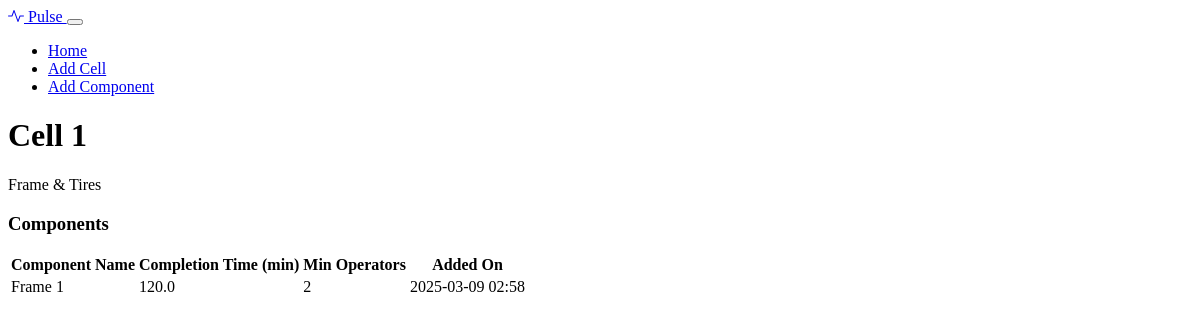
Screenshot of /view/1 with the database file from the repository.
### models.py (models this page shows)
class ProductionCell(db.Model):
    id = db.Column(db.Integer, primary_key=True)
    name = db.Column(db.String(100), nullable=False, unique=True)
    description = db.Column(db.Text)
    created_at = db.Column(db.DateTime, default=datetime.utcnow)
    components = db.relationship('Component', backref='cell', lazy=True)

class Component(db.Model):
    id = db.Column(db.Integer, primary_key=True)
    name = db.Column(db.String(100), nullable=False)
    cell_id = db.Column(db.Integer, db.ForeignKey('production_cell.id'), nullable=False)
    completion_time = db.Column(db.Float, nullable=False)  # Time in minutes
    min_operators = db.Column(db.Integer, nullable=False)
    created_at = db.Column(db.DateTime, default=datetime.utcnow)

### routes.py (the view)
@app.route('/view/<int:cell_id>')
def view_cell(cell_id):
    cell = ProductionCell.query.get_or_404(cell_id)
    logger.debug(f"Retrieved cell {cell_id} with {len(cell.components)} components")
    return render_template('view_data.html', cell=cell)

### templates/view_data.html
{% extends "base.html" %}
{% block content %}
<div class="row mb-4">
    <div class="col">
        <h1>{{ cell.name }}</h1>
        <p class="text-muted">{{ cell.description }}</p>
    </div>
</div>
<div class="card">
    <div class="card-header">
        <h3>Components</h3>
    </div>
    <div class="card-body">
        {% if cell.components %}
            <div class="table-responsive">
                <table class="table table-hover">
                    <thead>
                        <tr>
                            <th>Component Name</th>
                            <th>Completion Time (min)</th>
                            <th>Min Operators</th>
                            <th>Added On</th>
                        </tr>
                    </thead>
                    <tbody>
                        {% for component in cell.components %}
                            <tr>
                                <td>{{ component.name }}</td>
                                <td>{{ component.completion_time }}</td>
                                <td>{{ component.min_operators }}</td>
                                <td>{{ component.created_at.strftime('%Y-%m-%d %H:%M') }}</td>
                            </tr>
                        {% endfor %}
                    </tbody>
                </table>
            </div>
        {% else %}
            <div class="alert alert-info">
                No components added to this cell yet.
            </div>
        {% endif %}
    </div>
</div>
{% endblock %}

### static/css/custom.css (style rules this page uses)
.card { border-color: var(--bs-dark); }
.table { margin-bottom: 0; }

### rows the page displays
ProductionCell: name "Cell 1", description "Frame & Tires"
Component: name "Frame 1", completion_time "120.0", min_operators "2", created_at "2025-03-09 02:58"
